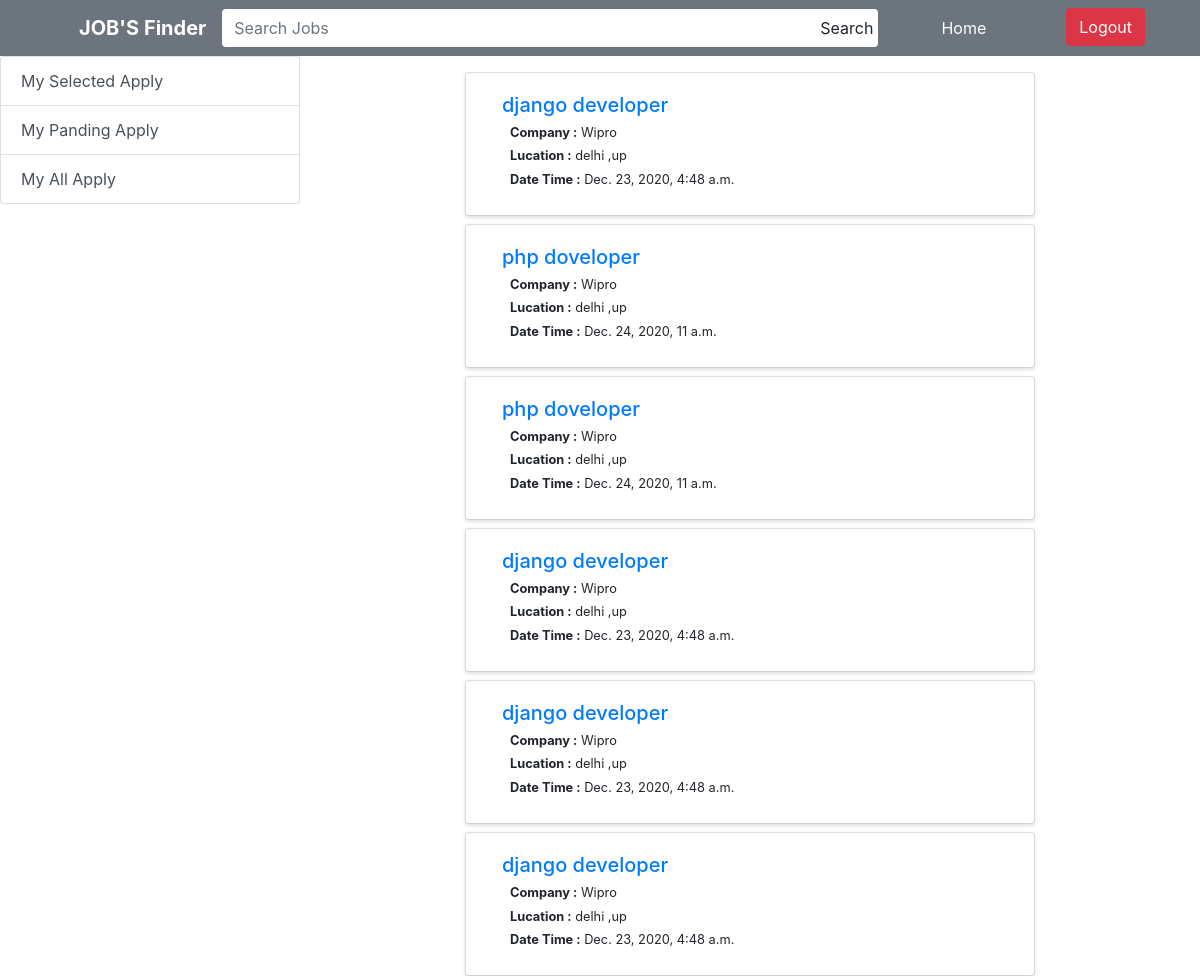
Page /myallapply (signed in) on the committed database.
### jobs/models.py (models this page shows, shortened)
class Apply(models.Model):
    apply_id = models.AutoField(primary_key=True)
    user = models.ForeignKey(settings.AUTH_USER_MODEL, on_delete=models.CASCADE)
    job_id = models.ForeignKey(Jobs,on_delete=models.CASCADE)
    first_name = models.CharField(max_length=200)
    last_name = models.CharField(max_length=200)
    contact = models.IntegerField()
    email = models.EmailField()
    address = models.CharField(max_length=200)
    city = models.CharField(max_length=200)
    state = models.CharField(max_length=200)
    resume = models.FileField(upload_to='media/')
    date = models.DateTimeField(auto_now_add=True)
    status = models.BooleanField(default = False)

class Jobs(models.Model):
    job_id = models.AutoField(primary_key=True)
    com_id = models.ForeignKey(CompanyeeDetails,on_delete=models.CASCADE)
    job_name = models.CharField(max_length=200)
    exprience = models.CharField(max_length=300)
    edication = models.CharField(max_length=400)
    job_type = models.CharField(max_length=200)
    schedule = models.CharField(max_length=200)
    salary = models.IntegerField()
    dicription = models.TextField()
    datetime = models.DateTimeField(auto_now_add=True)

class CompanyeeDetails(models.Model):
    com_id = models.AutoField(primary_key=True)
    user = models.ForeignKey(settings.AUTH_USER_MODEL,on_delete=models.CASCADE)
    com_name = models.CharField(max_length=200)
    com_email = models.EmailField()
    com_logo = models.ImageField(upload_to = 'media/')
    com_city = models.CharField(max_length=200)
    com_address = models.CharField(max_length=200)

### jobs/views.py (the view)
# urls.py: path('myallapply', MyAllApply.as_view(), name="myallapply"),
class MyAllApply(LoginRequiredMixin,View):
    def get(self,request,*args,**kwargs):
        context = {"myallaply":Apply.objects.filter(user = request.user)}
        return render(request, 'user/my_all_apply.html', context)

### templates/user/my_all_apply.html
{% extends 'user/base.html' %}
{% block content %}
    <div class="container-fluid mt-2">
    <div class="row">
        {% for x in myallaply %}
        <div class="col-lg-8 mt-2 mx-auto">
            <div class="card shadow-sm">
                <div class="card-body border-0 shadow-sm">
                    <a href="{% url 'my_apply_detail'  x.job_id.job_id %}">
                    <h5 class="display-5 ml-3">{{ x.job_id.job_name }}</h5>
                     </a>
                    <h5 class="small ml-4"><b>Company :</b> {{ x.job_id.com_id.com_name }}</h5>
                    <h5 class="small ml-4"><b>Lucation :</b> {{ x.job_id.com_id.com_city }} ,{{ x.job_id.com_id.com_address }}</h5>
                    <h5 class="small ml-4"><b>Date Time :</b> {{ x.job_id.datetime }}</h5>
                </div>
            </div>
        </div>
        {% endfor %}
    </div>
    </div>
{% endblock %}

### rows in the picture
Apply: job_id.job_name "django developer", job_id.com_id.com_name "Wipro", job_id.com_id.com_city "delhi", job_id.com_id.com_address "up", job_id.datetime "Dec. 23, 2020, 4:48 a.m."
Apply: job_id.job_name "php doveloper", job_id.com_id.com_name "Wipro", job_id.com_id.com_city "delhi", job_id.com_id.com_address "up", job_id.datetime "Dec. 24, 2020, 11 a.m."
Apply: job_id.job_name "php doveloper", job_id.com_id.com_name "Wipro", job_id.com_id.com_city "delhi", job_id.com_id.com_address "up", job_id.datetime "Dec. 24, 2020, 11 a.m."
Apply: job_id.job_name "django developer", job_id.com_id.com_name "Wipro", job_id.com_id.com_city "delhi", job_id.com_id.com_address "up", job_id.datetime "Dec. 23, 2020, 4:48 a.m."
Apply: job_id.job_name "django developer", job_id.com_id.com_name "Wipro", job_id.com_id.com_city "delhi", job_id.com_id.com_address "up", job_id.datetime "Dec. 23, 2020, 4:48 a.m."
Apply: job_id.job_name "django developer", job_id.com_id.com_name "Wipro", job_id.com_id.com_city "delhi", job_id.com_id.com_address "up", job_id.datetime "Dec. 23, 2020, 4:48 a.m."
